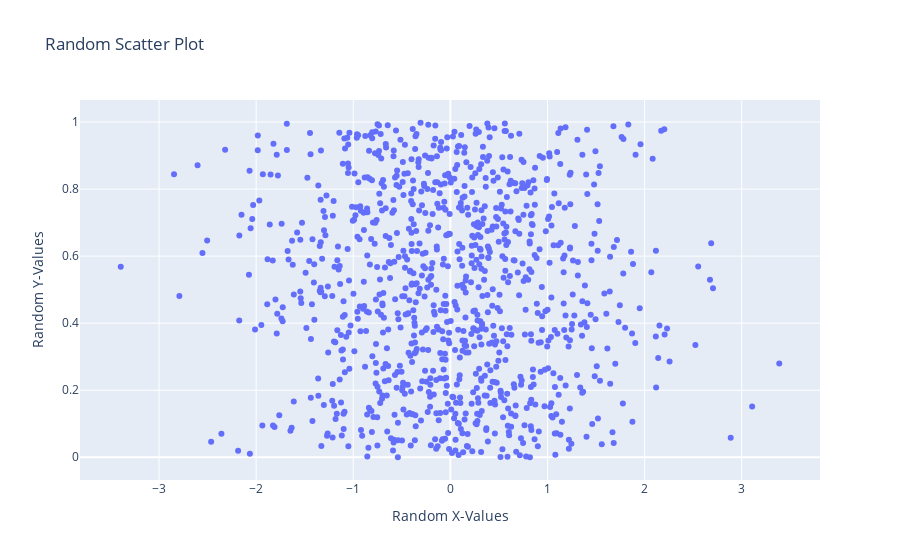

Notebook code for this chart:
### Code cell
# Create a fig from the data and layout. Then plot the fig

fig = go.Figure(data=data, layout=layout)
fig.show()

### Figure 1 — Plotly figure (JSON) as saved in the notebook; plotly's stock layout.template omitted (floating-point values rounded to 4 significant figures; data arrays with more than 128 entries replaced by an {"elided": "..."} marker saying what was removed)
{"data": [{"mode": "markers", "type": "scatter", "x": {"elided": "1000 float values"}, "y": {"elided": "1000 float values"}}], "layout": {"hovermode": "closest", "title": {"text": "Random Scatter Plot"}, "xaxis": {"title": {"text": "Random X-Values"}}, "yaxis": {"title": {"text": "Random Y-Values"}}}}
